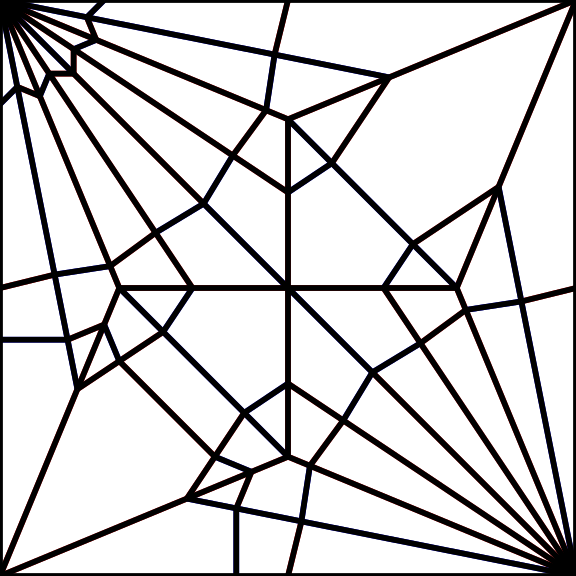

Write the Python code that produced this figure.
#!/bin/env python

import json
import drawsvg

# file metadata
FM = dict()
FM['file_spec'] = 1
FM['file_creator'] = "Python 3.13"
FM['file_author'] = "Dennis Evangelista"
FM['file_classes'] = ["singleModel"] 




G = dict()

# frame metadata
G['frame_title'] = "crane cp"
G['frame_classes'] = ["creasePattern"]
G['frame_attributes'] = ["2D"]
G['frame_unit'] = "unit" #in, pt, m, cm, mm, um, nm

# actual mesh geometry and topology data
G['vertices_coords']=[[0,1],[1,1],[1,0],[0,0],[0.5,0.5],[0.5,0.207106781187],[0.207106781187,0.5],[0.5,0.792893218813],[0.792893218813,0.5],[0.66591068104,0.5],[0.716772751325,0.423879532511],[0.865619448968,0.324423348821],[0.5,0.66591068104],[0.423879532511,0.716772751325],[0.324423348821,0.865619448968],[0.5,0.33408931896],[0.576120467489,0.283227248675],[0.675576651179,0.134380551032],[0.33408931896,0.5],[0.283227248675,0.576120467489],[0.134380551032,0.675576651179],[0.5,0],[0.5,1],[0.476712746783,0.094824061023],[0.523287253217,0.905175938977],[0.461939766256,0.191341716183],[0.404137552497,0.27003607936],[0.353553390593,0.353553390593],[0.27003607936,0.404137552497],[0.191341716183,0.461939766256],[0.094824061023,0.476712746783],[0,0.5],[0.538060233744,0.808658283817],[0.595862447503,0.72996392064],[0.646446609407,0.646446609407],[0.72996392064,0.595862447503],[0.808658283817,0.538060233744],[0.905175938977,0.523287253217],[1,0.5],[0.373017462227,0.792893218813],[0.207106781187,0.626982537773],[0.180807836521,0.563491268887],[0.117316567635,0.589790213552],[0,0.589790213552],[0.436508731113,0.819192163479],[0.410209786448,0.882683432365],[0.410209786448,1],[0.180807836521,0],[0.150809885227,0.029997951295],[0.16704465948,0.069192163479],[0.127850447296,0.08542693773200005],[0.127850447296,0.127850447296],[0.085426937732,0.127850447296],[0.069192163479,0.16704465948],[0.029997951295,0.150809885227],[0,0.180807836521]]
G['faces_vertices']=[[10,11,8],[37,36,8,11],[10,8,9],[36,35,9,8],[4,15,16,10,9],[16,17,2,11,10],[7,13,12],[19,18,4,12,13],[33,32,7,12],[34,33,12,4],[25,23,17,5],[16,5,17],[27,26,15,4],[5,16,15],[43,42,20,0],[40,39,14,0,20],[29,28,18,6],[19,6,18],[24,1,22],[45,46,0,14],[17,23,21,2],[48,47,21,23],[28,27,4,18],[46,45,24,22],[32,1,24],[35,34,4,9],[51,50,26,27],[52,51,27,28],[53,52,28,29],[42,43,31,30],[55,54,30,31],[41,42,30,29,6],[25,5,15,26],[45,44,7,32,24],[1,32,33],[1,33,34],[1,34,35],[1,35,36],[1,36,37],[11,2,38,37],[1,37,38],[44,39,13,7],[44,14,39],[40,19,13,39],[41,40,20],[41,6,19,40],[20,42,41],[45,14,44],[49,48,23,25],[50,49,25,26],[48,3,47],[54,53,29,30],[3,49,50],[3,50,51],[3,51,52],[3,52,53],[3,53,54],[3,54,55],[48,49,3]]
G['edges_vertices']=[[8,11],[9,8],[9,10],[10,11],[10,8],[12,13],[7,12],[12,4],[5,17],[4,15],[15,16],[0,20],[6,18],[18,19],[22,1],[0,14],[21,2],[21,23],[18,4],[22,24],[24,1],[4,9],[16,10],[26,27],[27,28],[28,29],[30,31],[29,6],[28,18],[27,4],[26,15],[25,5],[24,32],[32,33],[33,34],[34,35],[35,36],[36,37],[37,38],[1,38],[8,36],[36,1],[11,37],[37,1],[9,35],[35,1],[7,32],[32,1],[12,33],[33,1],[4,34],[34,1],[13,7],[14,39],[39,13],[19,13],[20,40],[40,19],[6,19],[40,39],[40,41],[41,42],[20,41],[41,6],[30,42],[42,20],[42,43],[0,43],[43,31],[0,46],[46,22],[39,44],[14,44],[44,7],[45,46],[44,45],[14,45],[45,24],[38,2],[23,25],[17,23],[2,17],[2,11],[25,26],[5,15],[16,5],[17,16],[3,47],[47,21],[30,29],[23,48],[49,50],[50,51],[51,52],[52,53],[53,54],[54,55],[31,55],[55,3],[3,54],[54,30],[3,49],[49,25],[3,53],[53,29],[3,52],[52,28],[3,51],[51,27],[3,50],[50,26],[47,48],[48,49],[3,48]]
G['edges_assignment']=["M","M","V","M","V","V","M","M","M","M","V","M","M","V","B","M","B","M","M","M","V","M","V","V","V","M","M","M","M","V","M","M","V","M","V","V","M","V","M","B","M","M","V","V","M","M","M","M","M","M","V","M","V","M","M","V","M","M","V","M","V","M","M","M","V","V","V","B","B","B","B","V","M","M","V","M","V","V","B","V","V","M","M","M","M","V","M","B","B","V","V","V","M","M","V","M","V","B","B","V","V","M","M","M","M","M","M","V","M","M","M","V","M","V"]

# output as a FOLD file, e.g. json 
with open("test4.fold",'w') as handle:
    json.dump(FM | G, handle)
# this part seems to work




# output as a svg
# here i am using Group to get Line for markings, scoring, or cutting
# TBD how to handle interior cuts and joins
D = drawsvg.Drawing(width=1,height=1)
reds = drawsvg.Group(id='mountain')
for i,a in enumerate(G['edges_assignment']):
    if a=="M":
        v = G['edges_vertices'][i]
        reds.append(drawsvg.Line(G['vertices_coords'][v[0]][0],
                                 G['vertices_coords'][v[0]][1],
                                 G['vertices_coords'][v[1]][0],
                                 G['vertices_coords'][v[1]][1],
                                 stroke='red',
                                 stroke_width=0.01,
                                 ))
D.append(reds)
blues = drawsvg.Group(id='valley')
for i,a in enumerate(G['edges_assignment']):
    if a=="V":
        v = G['edges_vertices'][i]
        blues.append(drawsvg.Line(G['vertices_coords'][v[0]][0],
                                  G['vertices_coords'][v[0]][1],
                                  G['vertices_coords'][v[1]][0],
                                  G['vertices_coords'][v[1]][1],
                                  stroke='blue',
                                  stroke_width=0.01,
                                  ))
D.append(blues)
scores = drawsvg.Group(id='score')
for i,a in enumerate(G['edges_assignment']):
    if a in ['M','V','F','U']:
        v = G['edges_vertices'][i]
        scores.append(drawsvg.Line(G['vertices_coords'][v[0]][0],
                                   G['vertices_coords'][v[0]][1],
                                   G['vertices_coords'][v[1]][0],
                                   G['vertices_coords'][v[1]][1],
                                   stroke='black',
                                   stroke_width=0.01,
                                   ))
D.append(scores)
cuts = drawsvg.Group(id='cut')
for i,a in enumerate(G['edges_assignment']):
    if a in ['B','C','J']:
        v = G['edges_vertices'][i]
        cuts.append(drawsvg.Line(G['vertices_coords'][v[0]][0],
                                 G['vertices_coords'][v[0]][1],
                                 G['vertices_coords'][v[1]][0],
                                 G['vertices_coords'][v[1]][1],
                                 stroke='black',
                                 stroke_width=0.01,
                                 ))
D.append(cuts)
D.set_render_size('6in','6in') # TBD need better way to do scaling
D.save_svg('test4.svg')
